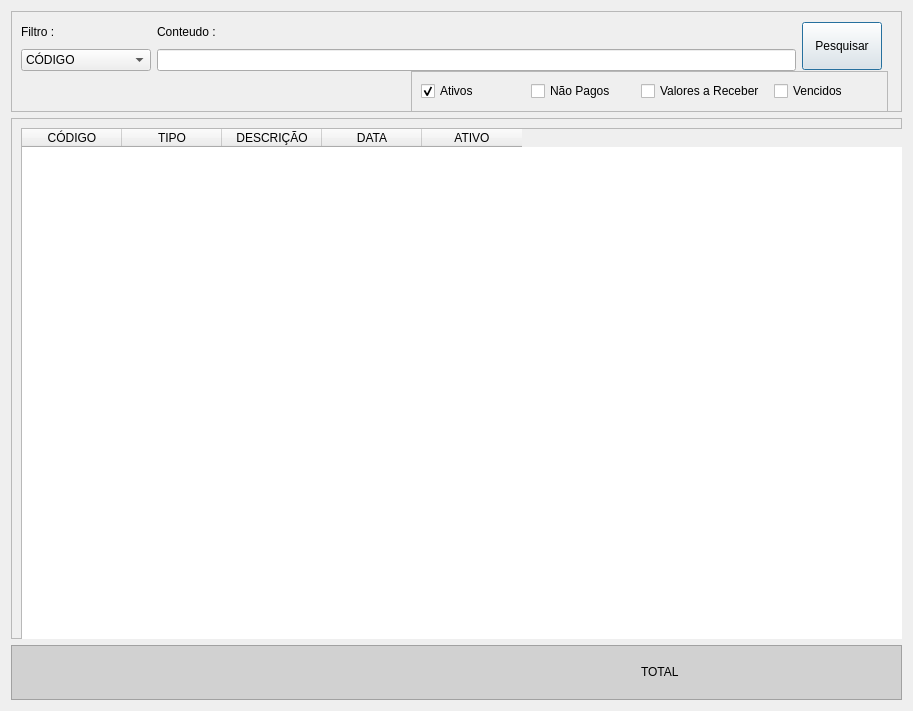
<?xml version="1.0" encoding="UTF-8"?>
<ui version="4.0">
 <class>Dialog</class>
 <widget class="QDialog" name="Dialog">
  <property name="geometry">
   <rect>
    <x>0</x>
    <y>0</y>
    <width>909</width>
    <height>693</height>
   </rect>
  </property>
  <property name="windowTitle">
   <string>Dialog</string>
  </property>
  <property name="styleSheet">
   <string notr="true">font: 10pt &quot;Segoe UI&quot;;</string>
  </property>
  <layout class="QVBoxLayout" name="verticalLayout_3">
   <item>
    <widget class="QFrame" name="frmSearch">
     <property name="minimumSize">
      <size>
       <width>891</width>
       <height>101</height>
      </size>
     </property>
     <property name="maximumSize">
      <size>
       <width>16777215</width>
       <height>101</height>
      </size>
     </property>
     <property name="frameShape">
      <enum>QFrame::StyledPanel</enum>
     </property>
     <property name="frameShadow">
      <enum>QFrame::Raised</enum>
     </property>
     <widget class="QFrame" name="frmCheckSearch">
      <property name="geometry">
       <rect>
        <x>400</x>
        <y>60</y>
        <width>477</width>
        <height>41</height>
       </rect>
      </property>
      <property name="frameShape">
       <enum>QFrame::StyledPanel</enum>
      </property>
      <property name="frameShadow">
       <enum>QFrame::Raised</enum>
      </property>
      <layout class="QHBoxLayout" name="horizontalLayout_2">
       <item>
        <widget class="QCheckBox" name="checkBox">
         <property name="text">
          <string>Ativos</string>
         </property>
         <property name="checked">
          <bool>true</bool>
         </property>
        </widget>
       </item>
       <item>
        <widget class="QCheckBox" name="checkBox_2">
         <property name="text">
          <string>Não Pagos</string>
         </property>
        </widget>
       </item>
       <item>
        <widget class="QCheckBox" name="checkBox_3">
         <property name="text">
          <string>Valores a Receber </string>
         </property>
        </widget>
       </item>
       <item>
        <widget class="QCheckBox" name="checkBox_4">
         <property name="text">
          <string>Vencidos</string>
         </property>
        </widget>
       </item>
      </layout>
     </widget>
     <widget class="QWidget" name="">
      <property name="geometry">
       <rect>
        <x>10</x>
        <y>10</y>
        <width>861</width>
        <height>50</height>
       </rect>
      </property>
      <layout class="QHBoxLayout" name="horizontalLayout">
       <item>
        <layout class="QVBoxLayout" name="verticalLayout">
         <item>
          <widget class="QLabel" name="label">
           <property name="text">
            <string>Filtro :</string>
           </property>
          </widget>
         </item>
         <item>
          <widget class="QComboBox" name="comboBox">
           <property name="sizePolicy">
            <sizepolicy hsizetype="Preferred" vsizetype="Ignored">
             <horstretch>0</horstretch>
             <verstretch>0</verstretch>
            </sizepolicy>
           </property>
           <property name="minimumSize">
            <size>
             <width>130</width>
             <height>0</height>
            </size>
           </property>
           <item>
            <property name="text">
             <string>CÓDIGO</string>
            </property>
           </item>
           <item>
            <property name="text">
             <string>TIPO</string>
            </property>
           </item>
           <item>
            <property name="text">
             <string>DATA </string>
            </property>
           </item>
           <item>
            <property name="text">
             <string>ATIVO</string>
            </property>
           </item>
          </widget>
         </item>
        </layout>
       </item>
       <item>
        <layout class="QVBoxLayout" name="verticalLayout_2">
         <item>
          <widget class="QLabel" name="label_2">
           <property name="text">
            <string>Conteudo :</string>
           </property>
          </widget>
         </item>
         <item>
          <widget class="QLineEdit" name="lineEdit">
           <property name="cursorMoveStyle">
            <enum>Qt::VisualMoveStyle</enum>
           </property>
           <property name="clearButtonEnabled">
            <bool>true</bool>
           </property>
          </widget>
         </item>
        </layout>
       </item>
       <item>
        <widget class="QPushButton" name="pushButton">
         <property name="sizePolicy">
          <sizepolicy hsizetype="Preferred" vsizetype="Ignored">
           <horstretch>0</horstretch>
           <verstretch>0</verstretch>
          </sizepolicy>
         </property>
         <property name="minimumSize">
          <size>
           <width>0</width>
           <height>0</height>
          </size>
         </property>
         <property name="maximumSize">
          <size>
           <width>230</width>
           <height>48</height>
          </size>
         </property>
         <property name="text">
          <string>Pesquisar</string>
         </property>
        </widget>
       </item>
      </layout>
     </widget>
    </widget>
   </item>
   <item>
    <widget class="QFrame" name="frmTable">
     <property name="minimumSize">
      <size>
       <width>891</width>
       <height>521</height>
      </size>
     </property>
     <property name="maximumSize">
      <size>
       <width>891</width>
       <height>16777215</height>
      </size>
     </property>
     <property name="frameShape">
      <enum>QFrame::StyledPanel</enum>
     </property>
     <property name="frameShadow">
      <enum>QFrame::Raised</enum>
     </property>
     <layout class="QHBoxLayout" name="horizontalLayout_3">
      <item>
       <widget class="QTableWidget" name="tableWidget">
        <property name="sizePolicy">
         <sizepolicy hsizetype="Maximum" vsizetype="Maximum">
          <horstretch>0</horstretch>
          <verstretch>0</verstretch>
         </sizepolicy>
        </property>
        <property name="minimumSize">
         <size>
          <width>890</width>
          <height>521</height>
         </size>
        </property>
        <column>
         <property name="text">
          <string>CÓDIGO</string>
         </property>
        </column>
        <column>
         <property name="text">
          <string>TIPO</string>
         </property>
        </column>
        <column>
         <property name="text">
          <string>DESCRIÇÃO</string>
         </property>
        </column>
        <column>
         <property name="text">
          <string>DATA</string>
         </property>
        </column>
        <column>
         <property name="text">
          <string>ATIVO</string>
         </property>
        </column>
       </widget>
      </item>
     </layout>
    </widget>
   </item>
   <item>
    <widget class="QFrame" name="frame">
     <property name="minimumSize">
      <size>
       <width>891</width>
       <height>55</height>
      </size>
     </property>
     <property name="styleSheet">
      <string notr="true">background-color: rgb(209, 209, 209);
font: 75 11pt &quot;Segoe UI&quot;;
color: rgb(0, 0, 0);</string>
     </property>
     <property name="frameShape">
      <enum>QFrame::StyledPanel</enum>
     </property>
     <property name="frameShadow">
      <enum>QFrame::Raised</enum>
     </property>
     <widget class="QLabel" name="label_3">
      <property name="geometry">
       <rect>
        <x>630</x>
        <y>20</y>
        <width>47</width>
        <height>13</height>
       </rect>
      </property>
      <property name="text">
       <string>TOTAL</string>
      </property>
     </widget>
    </widget>
   </item>
  </layout>
 </widget>
 <resources/>
 <connections/>
</ui>
